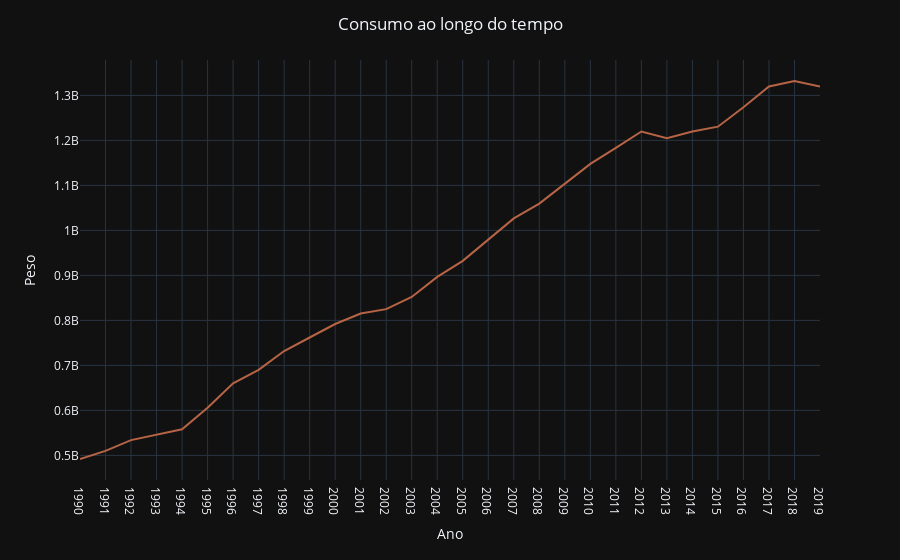

This figure's notebook cell:
### Code cell
fig = px.line(df, x=df.index, y=['consumption'])

fig.update_layout(title="Consumo ao longo do tempo", title_x=0.5, xaxis_title="Ano", yaxis_title="Peso", template='plotly_dark', showlegend=False)
fig.update_traces(line=dict(color='#b66445'))

fig.show()

### Figure 1 — Plotly figure (JSON) as saved in the notebook; plotly's stock layout.template omitted (floating-point values rounded to 4 significant figures)
{"data": [{"hovertemplate": "variable=consumption<br>year=%{x}<br>value=%{y}<extra></extra>", "legendgroup": "consumption", "line": {"color": "#b66445", "dash": "solid"}, "marker": {"symbol": "circle"}, "mode": "lines", "name": "consumption", "orientation": "v", "showlegend": true, "type": "scatter", "x": ["1990", "1991", "1992", "1993", "1994", "1995", "1996", "1997", "1998", "1999", "2000", "2001", "2002", "2003", "2004", "2005", "2006", "2007", "2008", "2009", "2010", "2011", "2012", "2013", "2014", "2015", "2016", "2017", "2018", "2019"], "xaxis": "x", "y": [492000000, 510000000, 534000000, 546000000, 558000000, 606000000, 660000000, 690000000, 732000000, 762000000, 792000000, 815400000, 825000000, 852000000, 896760000, 932280000, 979860000, 1026600000, 1059600000, 1103400000, 1147920000, 1183200000, 1219800000, 1205100000, 1219980000, 1230480000, 1273500000, 1319820000, 1332000000, 1320000000], "yaxis": "y"}], "layout": {"legend": {"title": {"text": "variable"}, "tracegroupgap": 0}, "margin": {"t": 60}, "showlegend": false, "title": {"text": "Consumo ao longo do tempo", "x": 0.5}, "xaxis": {"anchor": "y", "domain": [0, 1], "title": {"text": "Ano"}}, "yaxis": {"anchor": "x", "domain": [0, 1], "title": {"text": "Peso"}}}}
